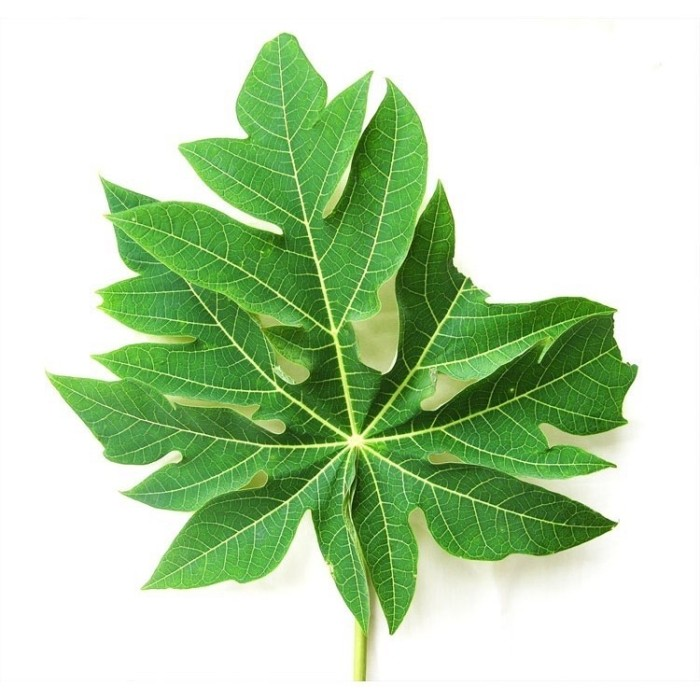
#> input picture Gambar/Pepaya.jpg, 700 x 700 px, found by its file name
$ python Blue.py
#> lines starting #> are read from the running program, lines starting #| are printed output that depends on the picture
import numpy as np
import matplotlib.pyplot as plt
from imageio import imread

def channel_blue(path_gambar1, path_gambar2, path_gambar3):

    fig, axes = plt.subplots(1, 3, figsize=(12, 4))

    for i, path in enumerate([path_gambar1, path_gambar2, path_gambar3]):
        gambar = imread(path)
#> gambar is the input picture: shape (700, 700, 3); mean R, G, B 189.3, 214.7, 178
        channel_blue = gambar[:, :, 2]
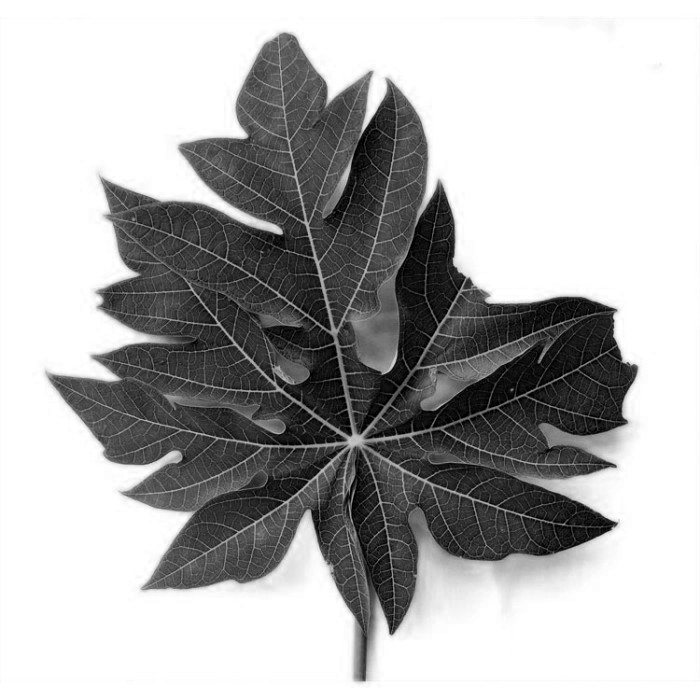
#> channel_blue: shape (700, 700); min 0, max 255, mean 178
        axes[i].imshow(channel_blue, cmap='gray')
        axes[i].set_title(f"Channel Blue: {path}")
#> pass 2 of the loop in channel_blue, `for i, path in enumerate([path_gambar1, path_gambar2, path_gambar3]):`:
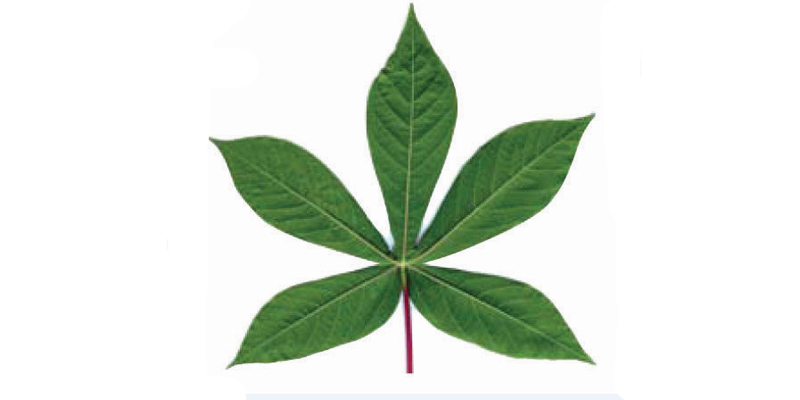
#> input picture Gambar/Singkong.jpg, 800 x 400 px, found by its file name
#> in channel_blue, gambar is the input picture: shape (400, 800, 3); mean R, G, B 219.5, 227.7, 217.3
#> in channel_blue, `channel_blue = gambar[:, :, 2]`:
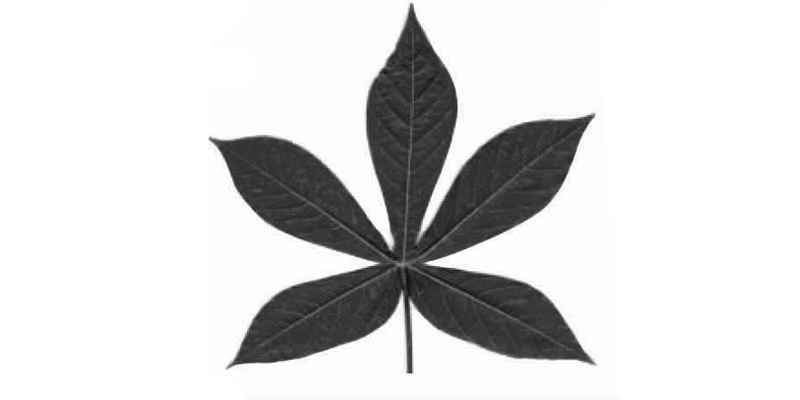
#> channel_blue: shape (400, 800); min 9, max 255, mean 217.3
#> pass 3 of the loop in channel_blue, `for i, path in enumerate([path_gambar1, path_gambar2, path_gambar3]):`:
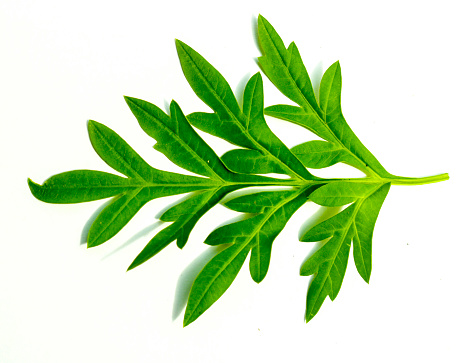
#> input picture Gambar/Kenikir.jpg, 476 x 363 px, found by its file name
#> in channel_blue, gambar is the input picture: shape (363, 476, 3); mean R, G, B 201.1, 226.4, 186.1
#> in channel_blue, `channel_blue = gambar[:, :, 2]`:
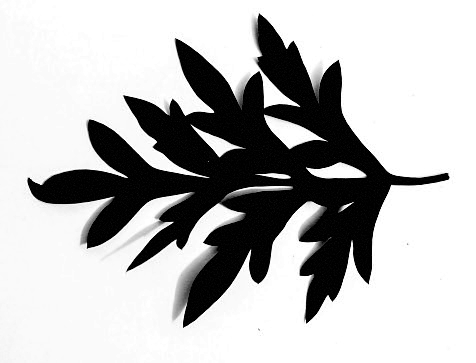
#> channel_blue: shape (363, 476); min 0, max 255, mean 186.1

    plt.tight_layout()
    plt.show()
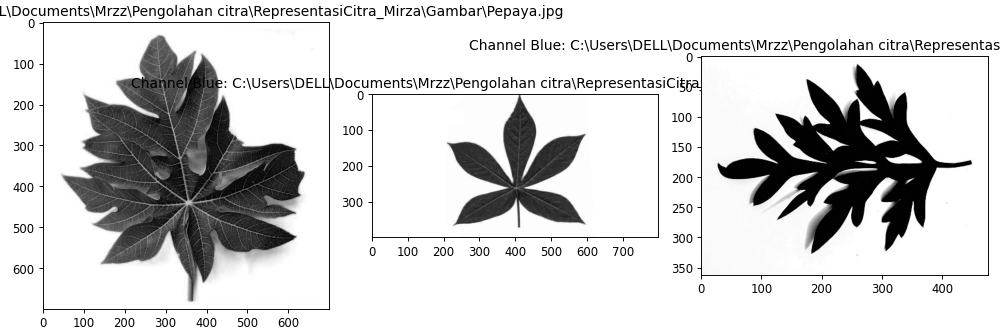
#> figure drawn by matplotlib, 3 panels

channel_blue('C:\\Users\\DELL\\Documents\\Mrzz\\Pengolahan citra\\RepresentasiCitra_Mirza\\Gambar\\Pepaya.jpg', 'C:\\Users\\DELL\\Documents\\Mrzz\\Pengolahan citra\\RepresentasiCitra_Mirza\\Gambar\\Singkong.jpg', 'C:\\Users\\DELL\\Documents\\Mrzz\\Pengolahan citra\\RepresentasiCitra_Mirza\\Gambar\\Kenikir.jpg')
